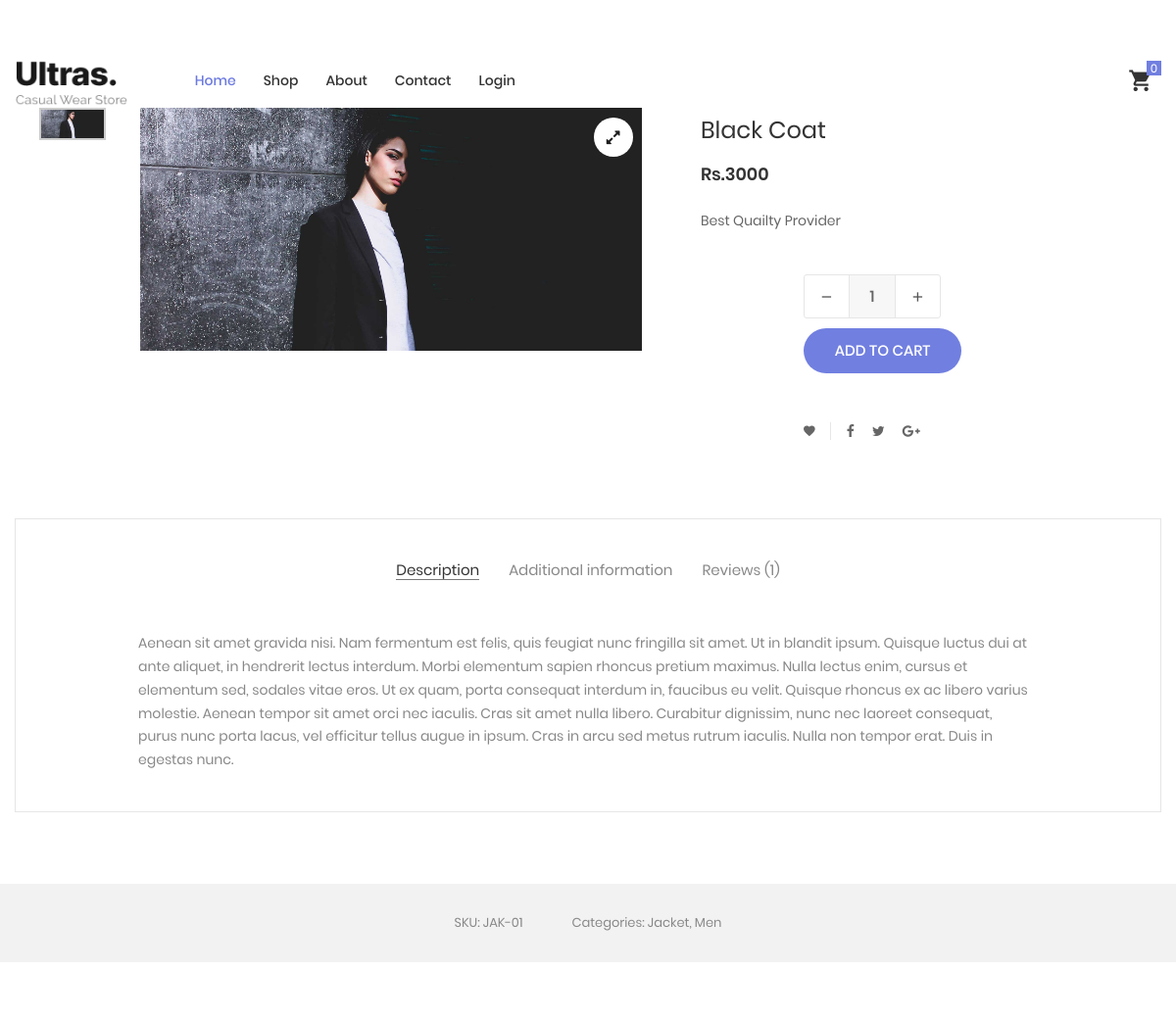
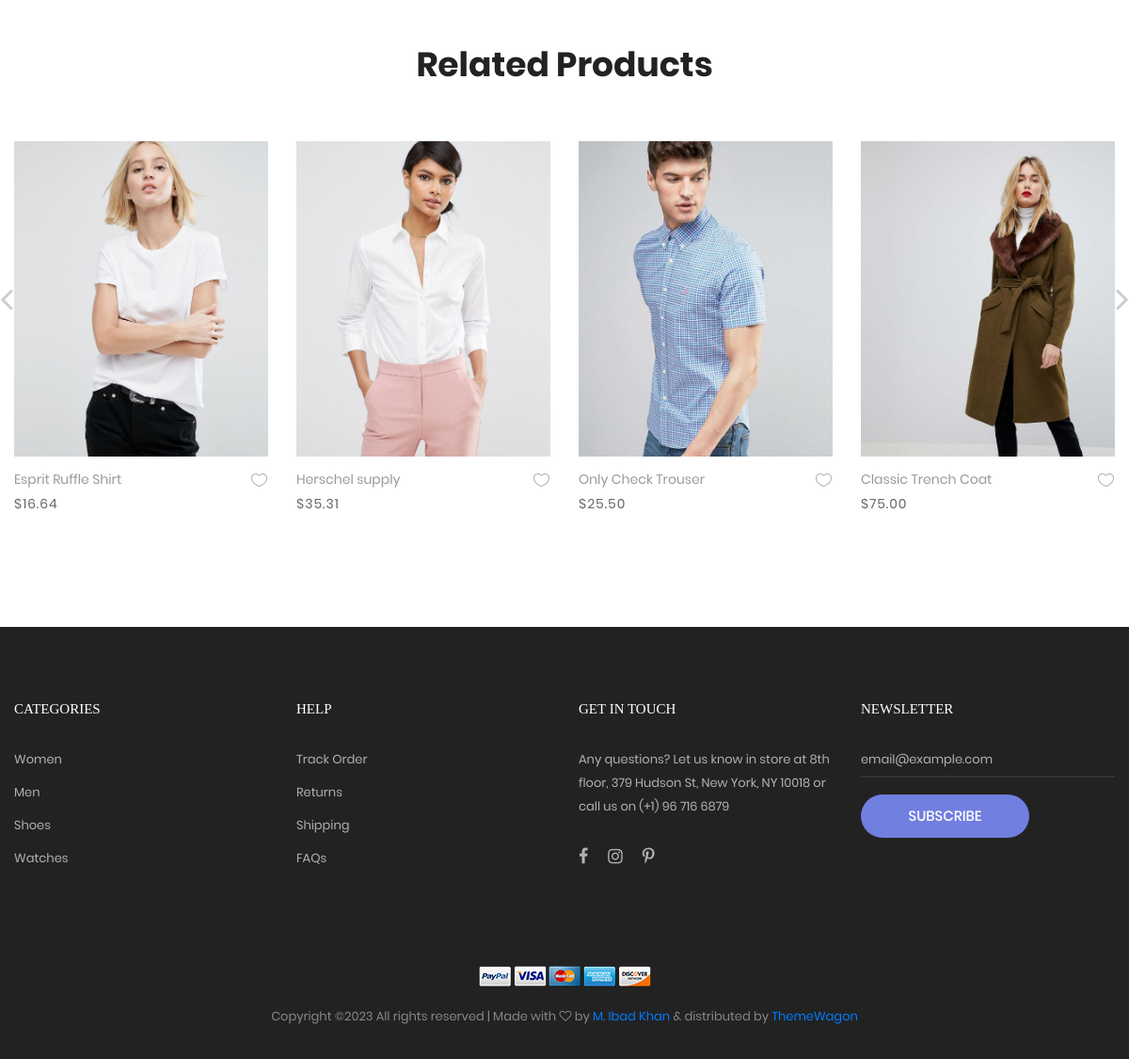
Screenshot of /product-detail.php?id=12 with the database file from the repository (2 pictures, top to bottom).
### tables this page shows
CREATE TABLE `product` (
  `id` int(11) NOT NULL,
  `p_name` varchar(255) NOT NULL,
  `p_desc` varchar(255) NOT NULL,
  `p_price` int(11) NOT NULL,
  `p_qty` int(11) NOT NULL,
  `p_status` varchar(255) NOT NULL,
  `p_category` varchar(255) NOT NULL,
  `p_image` varchar(255) NOT NULL,
  `date` timestamp NOT NULL DEFAULT current_timestamp() ON UPDATE current_timestamp()
);

### product-detail.php (the view, shortened to what this page needs)
<?php
include "header.php";
?>
	<?php
if(isset($_GET['id'])){
	$id= $_GET['id'];
	$fetchAllCategory = mysqli_query($con,"SELECT * FROM product WHERE id = '$id'");
	$data = mysqli_fetch_assoc($fetchAllCategory);
	?>
<form action="shoping-cart.php" method="post">
	<section class="sec-product-detail bg0 p-t-65 p-b-60 mt-5">
		<div class="container">
			<div class="row">
				<div class="col-md-6 col-lg-7 p-b-30">
					<div class="p-l-25 p-r-30 p-lr-0-lg">
						<div class="wrap-slick3 flex-sb flex-w">
							<div class="wrap-slick3-dots"></div>
							<div class="slick3 gallery-lb">
								<div class="item-slick3" data-thumb="Admin_Dashboard/Images/<?php echo $data['p_image'] ?>">
									<div class="wrap-pic-w pos-relative">
										<img src="Admin_Dashboard/Images/<?php echo $data['p_image'] ?>" alt="IMG-PRODUCT">
										<a class="flex-c-m size-108 how-pos1 bor0 fs-16 cl10 bg0 hov-btn3 trans-04" href="images/product-detail-01.jpg">
											<i class="fa fa-expand"></i>
										</a>
									</div>
								</div>
							</div>
						</div>
					</div>
				</div>
				<div class="col-md-6 col-lg-5 p-b-30">
					<div class="p-r-50 p-t-5 p-lr-0-lg">
						<h4 class="mtext-105 cl2 js-name-detail p-b-14">
						<?php echo $data['p_name'] ?>
						</h4>
						<span class="mtext-106 cl2">
							Rs.<?php echo $data['p_price'] ?>
						</span>
						<p class="stext-102 cl3 p-t-23">
						<?php echo $data['p_desc'] ?>
						</p>
						<div class="p-t-33">
							<div class="flex-w flex-r-m p-b-10">
								<div class="size-204 flex-w flex-m respon6-next">
									<div class="wrap-num-product flex-w m-r-20 m-tb-10">
										<div class="btn-num-product-down cl8 hov-btn3 trans-04 flex-c-m">
											<i class="fs-16 zmdi zmdi-minus"></i>
										</div>
										<input class="mtext-104 cl3 txt-center num-product" type="number" name="p_qty" value="1">
										<div class="btn-num-product-up cl8 hov-btn3 trans-04 flex-c-m">
											<i class="fs-16 zmdi zmdi-plus"></i>
										</div>
									</div>
									<button type="submit" name="addCart" class="flex-c-m stext-101 cl0 size-101 bg1 bor1 hov-btn1 p-lr-15 trans-04">
										Add to cart
									</button>
								</div>
							</div>
						</div>
						<div class="flex-w flex-m p-l-100 p-t-40 respon7">
							<div class="flex-m bor9 p-r-10 m-r-11">
								<a href="#" class="fs-14 cl3 hov-cl1 trans-04 lh-10 p-lr-5 p-tb-2 js-addwish-detail tooltip100" data-tooltip="Add to Wishlist">
									<i class="zmdi zmdi-favorite"></i>
								</a>
							</div>
							<a href="#" class="fs-14 cl3 hov-cl1 trans-04 lh-10 p-lr-5 p-tb-2 m-r-8 tooltip100" data-tooltip="Facebook">
								<i class="fa fa-facebook"></i>
							</a>
							<a href="#" class="fs-14 cl3 hov-cl1 trans-04 lh-10 p-lr-5 p-tb-2 m-r-8 tooltip100" data-tooltip="Twitter">
								<i class="fa fa-twitter"></i>
							</a>
							<a href="#" class="fs-14 cl3 hov-cl1 trans-04 lh-10 p-lr-5 p-tb-2 m-r-8 tooltip100" data-tooltip="Google Plus">
								<i class="fa fa-google-plus"></i>
							</a>
						</div>
					</div>
				</div>
			</div>
			<div class="bor10 m-t-50 p-t-43 p-b-40">
				<div class="tab01">
					<ul class="nav nav-tabs" role="tablist">
						<li class="nav-item p-b-10">
							<a class="nav-link active" data-toggle="tab" href="#description" role="tab">Description</a>
						</li>
						<li class="nav-item p-b-10">
							<a class="nav-link" data-toggle="tab" href="#information" role="tab">Additional information</a>
						</li>
						<li class="nav-item p-b-10">
							<a class="nav-link" data-toggle="tab" href="#reviews" role="tab">Reviews (1)</a>
						</li>
					</ul>
					<div class="tab-content p-t-43">
						<div class="tab-pane fade show active" id="description" role="tabpanel">
							<div class="how-pos2 p-lr-15-md">
								<p class="stext-102 cl6">
									Aenean sit amet gravida nisi. Nam fermentum est felis, quis feugiat nunc fringilla sit amet. Ut in blandit ipsum. Quisque luctus dui at ante aliquet, in hendrerit lectus interdum. Morbi elementum sapien rhoncus pretium maximus. Nulla lectus enim, cursus et elementum sed, sodales vitae eros. Ut ex quam, porta consequat interdum in, faucibus eu velit. Quisque rhoncus ex ac libero varius molestie. Aenean tempor sit amet orci nec iaculis. Cras sit amet nulla libero. Curabitur dignissim, nunc nec laoreet consequat, purus nunc porta lacus, vel efficitur tellus augue in ipsum. Cras in arcu sed metus rutrum iaculis. Nulla non tempor erat. Duis in egestas nunc.
								</p>
							</div>
						</div>
					</div>
				</div>
			</div>
		</div>
		<div class="bg6 flex-c-m flex-w size-302 m-t-73 p-tb-15">
			<span class="stext-107 cl6 p-lr-25">
				SKU: JAK-01
			</span>
			<span class="stext-107 cl6 p-lr-25">
				Categories: Jacket, Men
			</span>
		</div>
	</section>
</form>
	<?php
}
?>
	<section class="sec-relate-product bg0 p-t-45 p-b-105">
		<div class="container">
			<div class="p-b-45">
				<h3 class="ltext-106 cl5 txt-center">
					Related Products
				</h3>
			</div>
			<div class="wrap-slick2">
				<div class="slick2">
					<div class="item-slick2 p-l-15 p-r-15 p-t-15 p-b-15">
						<div class="block2">
							<div class="block2-pic hov-img0">
								<img src="images/product-01.jpg" alt="IMG-PRODUCT">
							</div>
							<div class="block2-txt flex-w flex-t p-t-14">
								<div class="block2-txt-child1 flex-col-l ">
									<a href="product-detail.html" class="stext-104 cl4 hov-cl1 trans-04 js-name-b2 p-b-6">
										Esprit Ruffle Shirt
									</a>
									<span class="stext-105 cl3">
										$16.64
									</span>
								</div>
								<div class="block2-txt-child2 flex-r p-t-3">
									<a href="#" class="btn-addwish-b2 dis-block pos-relative js-addwish-b2">
										<img class="icon-heart1 dis-block trans-04" src="images/icons/icon-heart-01.png" alt="ICON">
									</a>
								</div>
							</div>
						</div>
					</div>
					<div class="item-slick2 p-l-15 p-r-15 p-t-15 p-b-15">
						<div class="block2">
							<div class="block2-pic hov-img0">
								<img src="images/product-02.jpg" alt="IMG-PRODUCT">
							</div>
							<div class="block2-txt flex-w flex-t p-t-14">
								<div class="block2-txt-child1 flex-col-l ">
									<a href="product-detail.html" class="stext-104 cl4 hov-cl1 trans-04 js-name-b2 p-b-6">
										Herschel supply
									</a>
									<span class="stext-105 cl3">
										$35.31
									</span>
								</div>
								<div class="block2-txt-child2 flex-r p-t-3">
									<a href="#" class="btn-addwish-b2 dis-block pos-relative js-addwish-b2">
										<img class="icon-heart1 dis-block trans-04" src="images/icons/icon-heart-01.png" alt="ICON">
									</a>
								</div>
							</div>
						</div>
					</div>
					<div class="item-slick2 p-l-15 p-r-15 p-t-15 p-b-15">
						<div class="block2">
							<div class="block2-pic hov-img0">
								<img src="images/product-03.jpg" alt="IMG-PRODUCT">
							</div>
							<div class="block2-txt flex-w flex-t p-t-14">
								<div class="block2-txt-child1 flex-col-l ">
									<a href="product-detail.html" class="stext-104 cl4 hov-cl1 trans-04 js-name-b2 p-b-6">
										Only Check Trouser
									</a>
									<span class="stext-105 cl3">
										$25.50
									</span>
								</div>
								<div class="block2-txt-child2 flex-r p-t-3">
									<a href="#" class="btn-addwish-b2 dis-block pos-relative js-addwish-b2">
										<img class="icon-heart1 dis-block trans-04" src="images/icons/icon-heart-01.png" alt="ICON">
									</a>
								</div>
							</div>
						</div>
					</div>
					<div class="item-slick2 p-l-15 p-r-15 p-t-15 p-b-15">
						<div class="block2">
							<div class="block2-pic hov-img0">
								<img src="images/product-04.jpg" alt="IMG-PRODUCT">
							</div>
							<div class="block2-txt flex-w flex-t p-t-14">
								<div class="block2-txt-child1 flex-col-l ">
									<a href="product-detail.html" class="stext-104 cl4 hov-cl1 trans-04 js-name-b2 p-b-6">
										Classic Trench Coat
									</a>
									<span class="stext-105 cl3">
										$75.00
									</span>
								</div>
								<div class="block2-txt-child2 flex-r p-t-3">
									<a href="#" class="btn-addwish-b2 dis-block pos-relative js-addwish-b2">
										<img class="icon-heart1 dis-block trans-04" src="images/icons/icon-heart-01.png" alt="ICON">
									</a>
								</div>
							</div>
						</div>
					</div>
				</div>
			</div>
		</div>
	</section>
<?php
include "footer.php";
?>

### css/main.css (style rules this page uses)
.container { max-width: 1380px; }
@media (max-width: 1600px) { .container { max-width: 1200px; } }
.slick-slide { outline: none !important; }
.wrap-slick2 { position: relative; margin-right: -15px; margin-left: -15px; }
.wrap-slick3 { position: relative; }
.wrap-slick3-dots { width: 11.111111%; }
.slick3 { width: 83.333333%; }
.tab01 .nav-tabs { display: -webkit-box; display: -webkit-flex; display: -moz-box; display: -ms-flexbox; display: flex; flex-wrap: wrap; justify-content: center; align-items: center; border: none; }
.tab01 .nav-tabs .nav-item { margin: 0px 15px; }
.tab01 .nav-link { font-family: Poppins-Regular; font-size: 15px; color: #888; line-height: 1.2; padding: 0; border-radius: 0px; border: none; border-bottom: 1px solid transparent; -webkit-transition: all 0.4s; -o-transition: all 0.4s; -moz-transition: all 0.4s; transition: all 0.4s; }
.tab01 .nav-link.active { color: #333; border-color: #797979; }
.wrap-num-product { width: 140px; height: 45px; border: 1px solid #e6e6e6; border-radius: 3px; overflow: hidden; }
.btn-num-product-up, .btn-num-product-down { width: 45px; height: 100%; cursor: pointer; }
.num-product { width: calc(100% - 90px); height: 100%; border-left: 1px solid #e6e6e6; border-right: 1px solid #e6e6e6; background-color: #f7f7f7; }
input.num-product { -moz-appearance: textfield; appearance: none; -webkit-appearance: none; }
.tooltip100 { position: relative; }
.tooltip100::after { content: attr(data-tooltip); font-family: Poppins-Regular; font-size: 12px; color: #888; line-height: 18px; white-space: nowrap; display: block; position: absolute; background: #fff; border: 1px solid #ccc; height: 20px; padding: 0px 8px; top: -35px; left: 50%; -webkit-transform: translateX(-50%); -moz-transform: translateX(-50%); -ms-transform: translateX(-50%); -o-transform: translateX(-50%); transform: translateX(-50%); box-shadow: 0 3px 6px 0px rgba(0,0,0,0.18); -moz-box-shadow: 0 3px 6px 0px rgba(0,0,0,0.18); -webkit-box-shadow: 0 3px 6px 0px rgba(0,0,0,0.18); -o-box-shadow: 0 3px 6px 0px rgba(0,0,0,0.18); -ms-box-shadow: 0 3px 6px 0px rgba(0,0,0,0.18); -webkit-transition: all 0.2s; -o-transition: all 0.2s; -moz-transition: all 0.2s; transition: all 0.2s; visibility: hidden; opacity: 0; }
.block2-pic { position: relative; }
.block2-txt-child1 { width: calc(100% - 30px); }
.block2-txt-child2 { width: 30px; }
.cl0 { color: #fff; }
.cl2 { color: #333; }
.cl3 { color: #666; }
.cl4 { color: #999; }
.cl5 { color: #222; }
.cl6 { color: #888; }
.cl8 { color: #555; }
.cl10 { color: #1d1d1d; }
.stext-101 { font-family: Poppins-Medium; font-size: 15px; line-height: 1.466667; text-transform: uppercase; }
.stext-102 { font-family: Poppins-Regular; font-size: 14px; line-height: 1.7; }
.stext-104 { font-family: Poppins-Regular; font-size: 14px; line-height: 1.466667; }
.stext-105 { font-family: Poppins-Regular; font-size: 14px; line-height: 1.466667; letter-spacing: 1px; }
.stext-107 { font-family: Poppins-Regular; font-size: 13px; line-height: 1.923; }
.mtext-104 { font-family: Poppins-Medium; font-size: 16px; line-height: 1.6; }
.mtext-105 { font-family: Poppins-Regular; font-size: 24px; line-height: 1.5; }
.mtext-106 { font-family: Poppins-SemiBold; font-size: 18px; line-height: 1.388888; }
.ltext-106 { font-family: Poppins-Bold; font-size: 36px; line-height: 1.2; }
.size-101 { min-width: 161px; height: 46px; }
.size-108 { width: 40px; height: 40px; }
.size-204 { width: calc(100% - 105px); }
.size-302 { min-height: 80px; }
.bg0 { background-color: #fff; }
.bg1 { background-color: #717fe0; }
.bg6 { background-color: #f2f2f2; }
.bor0 { border-radius: 50%; }
.bor1 { border-radius: 23px; }
.bor9 { border-right: 1px solid #e6e6e6; }
.bor10 { border: 1px solid #e6e6e6; }
.how-pos1 { position: absolute; top: 10px; right: 10px; }
.how-pos2 { padding-left: 10.7%; padding-right: 11%; }
.hov-img0 { display: block; overflow: hidden; }
.hov-img0 img { width: 100%; -webkit-transition: transform 0.9s ease; -o-transition: transform 0.9s ease; -moz-transition: transform 0.9s ease; transition: transform 0.9s ease; }

### rows the page displays
product: p_image (picture), p_name "Black Coat", p_price "3000", p_desc "Best Quailty Provider"
